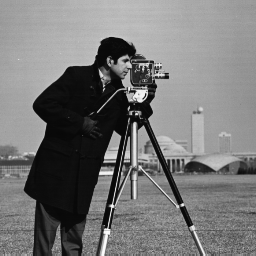
%> input picture DIP_CA2/cameraman.tif, 256 x 256 px
$ octave CA2_2.m   (GNU Octave 9; MATLAB toolbox functions it lacks are replaced by stand-ins)
%> lines starting %> are read from the running program, lines starting %| are printed output that depends on the picture
clc
clear
% Read the cameraman image
cameraman = imread('cameraman.tif');
%> cameraman is the input picture: size 256x256 uint8; min 7, max 253, mean 118.7
% Take the Fourier transform of the image
cameraman_fft = fft2(cameraman);
% Move the origin to the center of the image
cameraman_fft = fftshift(cameraman_fft);
% Compute the spectrum of the original image
spectrum_original = log(1 + abs(cameraman_fft));
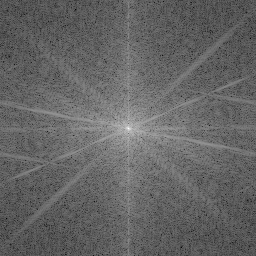
%> spectrum_original: size 256x256 double; min 2.56, max 15.87, mean 7.84; drawn with min black and max white
% Create a circle matrix for lowpass and highpass filtering
[x, y] = meshgrid(-128:127, -128:127);
z = sqrt(x.^2 + y.^2);
% Create lowpass and highpass filter masks
lowpass_filter_5 = (z < 5);
lowpass_filter_30 = (z < 30);
highpass_filter_5 = (z > 5);
highpass_filter_30 = (z > 30);
% Apply lowpass filtering with a cutoff frequency of 5
cameraman_lowpass_5 = ifft2(ifftshift(cameraman_fft .* lowpass_filter_5));
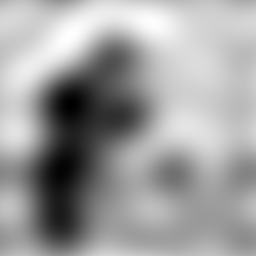
%> cameraman_lowpass_5: size 256x256 double; min -18.56, max 201.9, mean 118.7; drawn with min black and max white
% Apply lowpass filtering with a cutoff frequency of 30
cameraman_lowpass_30 = ifft2(ifftshift(cameraman_fft .* lowpass_filter_30));
% Apply highpass filtering with a cutoff frequency of 5
cameraman_highpass_5 = (ifft2(ifftshift(cameraman_fft .* highpass_filter_5)));
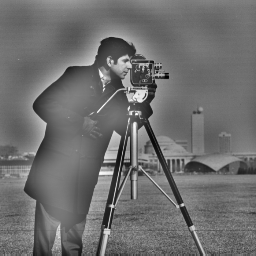
%> cameraman_highpass_5: size 256x256 double; min -140.1, max 182.3, mean 0; drawn with min black and max white
% Apply highpass filtering with a cutoff frequency of 30
cameraman_highpass_30 = (ifft2(ifftshift(cameraman_fft .* highpass_filter_30)));
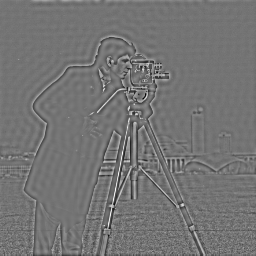
%> cameraman_highpass_30: size 256x256 double; min -151.7, max 181, mean 0; drawn with min black and max white
% Display the original image
subplot(2, 3, 1);
imshow(cameraman, []);
title('Original Image');
% Display the spectrum of the original image
subplot(2, 3, 2);
imshow(spectrum_original, []);
title('Spectrum (Original)');
% Display the spectrum after lowpass filtering with a cutoff of 5
spectrum_lowpass_5 = log(1 + abs(cameraman_fft .* lowpass_filter_5));
subplot(2, 3, 3);
imshow(spectrum_lowpass_5, []);
title('Spectrum (Lowpass, 5)');
% Display the lowpass filtered image with a cutoff of 5
subplot(2, 3, 4);
imshow(abs(cameraman_lowpass_5), []);
title('Lowpass Filtered (5)');
% Display the spectrum after lowpass filtering with a cutoff of 30
spectrum_lowpass_30 = log(1 + abs(cameraman_fft .* lowpass_filter_30));
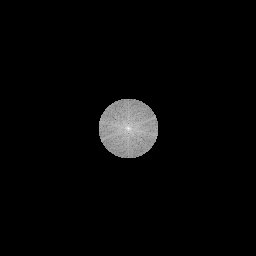
%> spectrum_lowpass_30: size 256x256 double; min 0, max 15.87, mean 0.426; drawn with min black and max white
subplot(2, 3, 5);
imshow(spectrum_lowpass_30, []);
title('Spectrum (Lowpass, 30)');
% Display the lowpass filtered image with a cutoff of 30
subplot(2, 3, 6);
imshow(abs(cameraman_lowpass_30), []);
title('Lowpass Filtered (30)');
% Comment on the results
disp('Lowpass filtering with cutoff of 5: Preserves low-frequency details.');
disp('Lowpass filtering with cutoff of 30: Preserves more details but smooths the image.');

% Display the original image
figure;
subplot(2, 3, 1);imshow(cameraman, []);title('Original Image');
% Display the spectrum of the original image
subplot(2, 3, 2);imshow(spectrum_original, []);title('Spectrum (Original)');
% Display the spectrum after highpass filtering with a cutoff of 5
spectrum_highpass_5 = log(1 + abs(cameraman_fft .* highpass_filter_5));
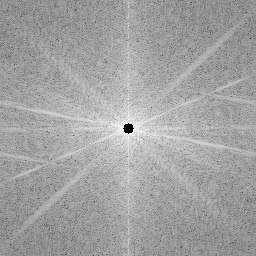
%> spectrum_highpass_5: size 256x256 double; min 0, max 12.26, mean 7.82; drawn with min black and max white
subplot(2, 3, 3);imshow(spectrum_highpass_5, []);title('Spectrum (Highpass, 5)');
% Display the highpass filtered image with a cutoff of 5
subplot(2, 3, 4);imshow(real(cameraman_highpass_5), []);title('Highpass Filtered (5)');
% Display the spectrum after highpass filtering with a cutoff of 30
spectrum_highpass_30 = log(1 + abs(cameraman_fft .* highpass_filter_30));
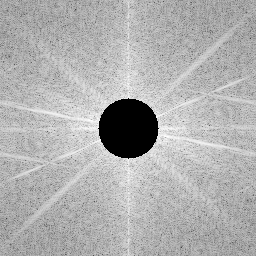
%> spectrum_highpass_30: size 256x256 double; min 0, max 10.77, mean 7.41; drawn with min black and max white
subplot(2, 3, 5);imshow(spectrum_highpass_30, []);title('Spectrum (Highpass, 30)');
% Display the highpass filtered image with a cutoff of 30
subplot(2, 3, 6);imshow(real(cameraman_highpass_30), []);title('Highpass Filtered (30)');
% Comment on the results
disp('Highpass filtering with cutoff of 5: Enhances high-frequency details.');
disp('Highpass filtering with cutoff of 30: Preserves more high-frequency details.');
